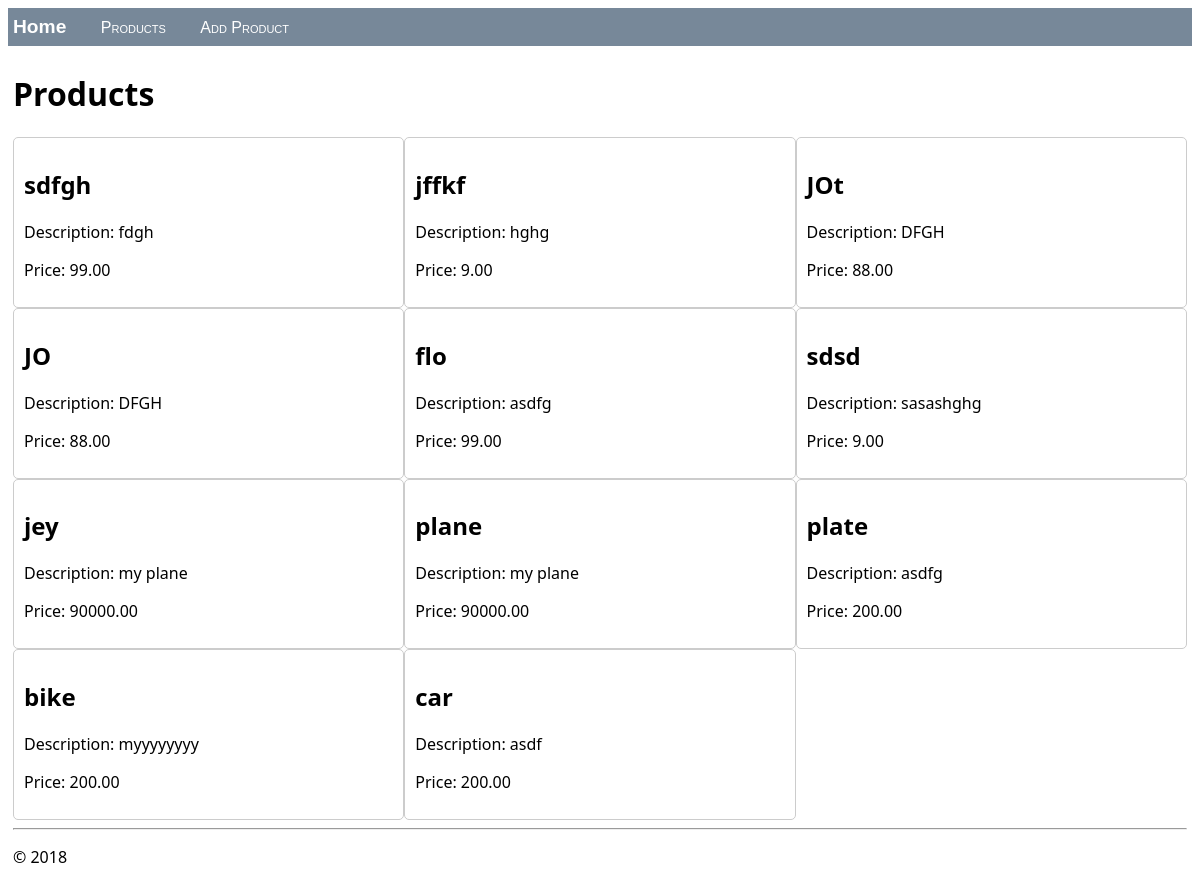
Screenshot of /products/ with the database file from the repository.
### store/models.py (models this page shows, shortened)
class Product(models.Model):
    name = models.CharField(max_length=255)
    description = models.TextField()
    price = models.DecimalField(max_digits=10, decimal_places=2)
    quantity = models.PositiveIntegerField(default=0)

### store/views.py (the view)
# urls.py: path("products/", views.products, name="products"),
def products(request):
    latest_products = Product.objects.order_by('-id')
    return render(request, 'store/products.html', {'latest_products': latest_products})

### store/templates/store/products.html (shortened to what this page needs)
{% extends "store/layout.html" %}
{% block content %}
<h1>Products</h1>
    <div class="product-container">
        {% for product in latest_products %}
            <div class="product-item">
                <h2>{{ product.name }}</h2>
                <p>Description: {{ product.description }}</p>
                <p>Price: {{ product.price }}</p>
            </div>
            {% if forloop.counter|divisibleby:3 and not forloop.last %}
                </div><div class="product-container">
            {% endif %}
        {% endfor %}
    </div>
</body>
{% endblock %}

### store/templates/store/layout.html (shortened to what this page needs)
<!DOCTYPE html>
<html>
<head>
    {% load static %}
    <link rel="stylesheet" type="text/css" href="{% static 'store/site.css' %}"/>
</head>
<body>
<div class="navbar">
    <a href="{% url 'home' %}" class="navbar-brand">Home</a>
    <a href="{% url 'products' %}" class="navbar-item">Products</a>
    <a href="{% url 'add' %}" class="navbar-item">Add Product</a>
</div>
<div class="body-content">
    {% block content %}
    {% endblock %}
    <hr/>
    <footer>
        <p>&copy; 2018</p>
    </footer>
</body>
</html>

### store/static/store/site.css (style rules this page uses)
.navbar { background-color: lightslategray; font-size: 1em; font-family: 'Trebuchet MS', 'Lucida Sans Unicode', 'Lucida Grande', 'Lucida Sans', Arial, sans-serif; color: white; padding: 8px 5px 8px 5px; }
.navbar a { text-decoration: none; color: inherit; }
.navbar-brand { font-size: 1.2em; font-weight: 600; }
.navbar-item { font-variant: small-caps; margin-left: 30px; }
.body-content { padding: 5px; font-family:'Segoe UI', Tahoma, Geneva, Verdana, sans-serif; }
* { box-sizing: border-box; }
.product-item { float: left; width: 33.33%; padding: 10px; border: 1px solid #ccc; border-radius: 5px; }
.product-container:after { content: ""; display: table; clear: both; }

### rows the page displays
Product: name "sdfgh", description "fdgh", price "99.00"
Product: name "jffkf", description "hghg", price "9.00"
Product: name "JOt", description "DFGH", price "88.00"
Product: name "JO", description "DFGH", price "88.00"
Product: name "flo", description "asdfg", price "99.00"
Product: name "sdsd", description "sasashghg", price "9.00"
Product: name "jey", description "my plane", price "90000.00"
Product: name "plane", description "my plane", price "90000.00"
Product: name "plate", description "asdfg", price "200.00"
Product: name "bike", description "myyyyyyyy", price "200.00"
Product: name "car", description "asdf", price "200.00"
